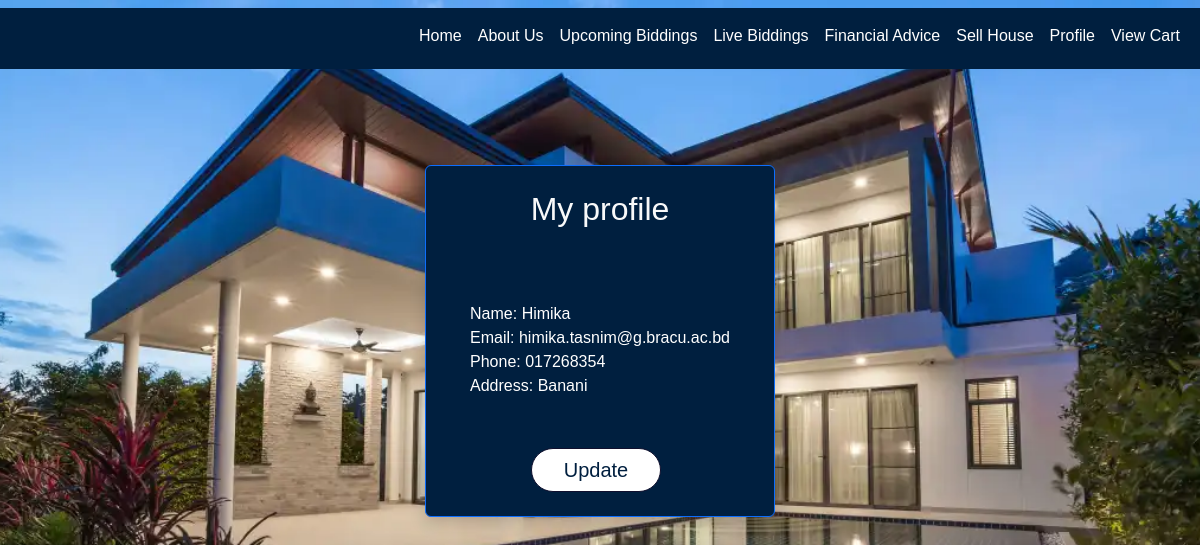
Before: /profile_view/ (signed in) with the older database file.
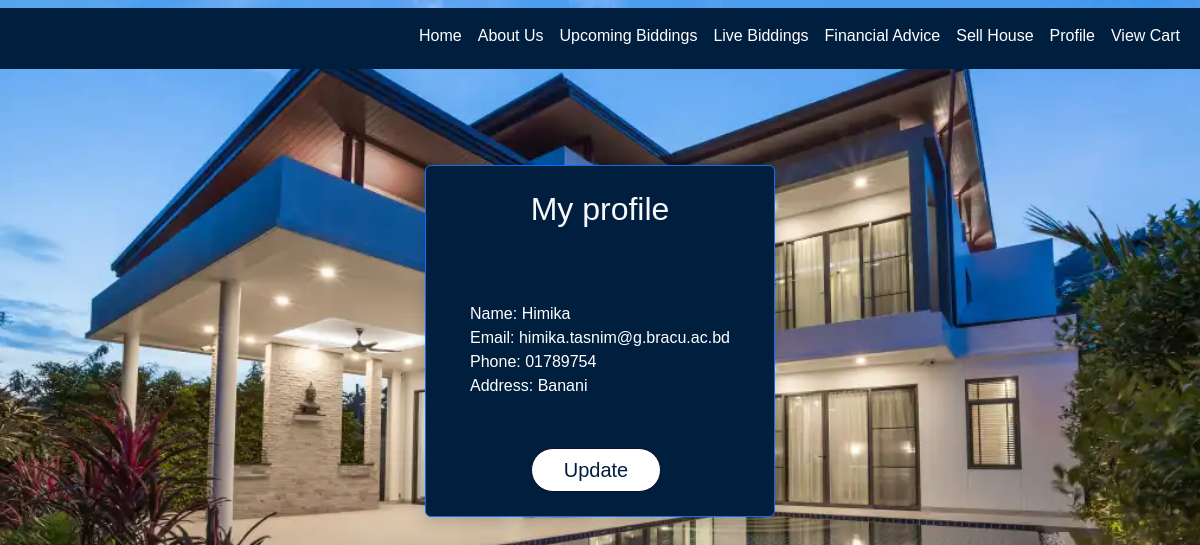
After: the same page with the newer database file.
### userProfile/models.py (models this page shows, shortened)
class Buyer_Seller(models.Model):
    user=models.OneToOneField(User, primary_key=True, on_delete=models.CASCADE)
    phone=models.CharField(max_length=11)
    address=models.CharField(max_length=100)

### userProfile/views.py (the view)
# urls.py: path("profile_view/",views.profile_view,name="profile_view"),
def profile_view(request):
    profile = request.user.buyer_seller
    return render(request,'userProfile/profile_view.html',{'profile':profile})

### userProfile/templates/userProfile/profile_view.html (shortened to what this page needs)
{% extends 'base.html' %}
{% block content %}
    <br><br><br><br>
    {%if user.is_authenticated%}
    <div class="container d-flex justify-content-center align-items-center">
        <div class="card p-4 border-primary rounded shadow" style="background-color: #001f3f; width: 350px; color: white; align-items: center;">
            <h2 class="card-title text-light mb-4" style="text-align: center;">My profile</h2>
            Name: {{ profile.user.username |title }}<br>
            Email: {{ profile.user.email }}<br>
            Phone: {{ profile.phone }}<br>
            Address: {{ profile.address }}</p>
            <a href="{%url 'userProfile:profile_update'%}" class="btn btn-primary "
            style="
            background-color: white;
            color: #001f3f;
            ">
            Update </a>
        </div>
    </div>
    {%endif%}
{% endblock %}

Changed rows visible on the page:
changed Buyer_Seller "Banani": phone "017268354" → "01789754"
